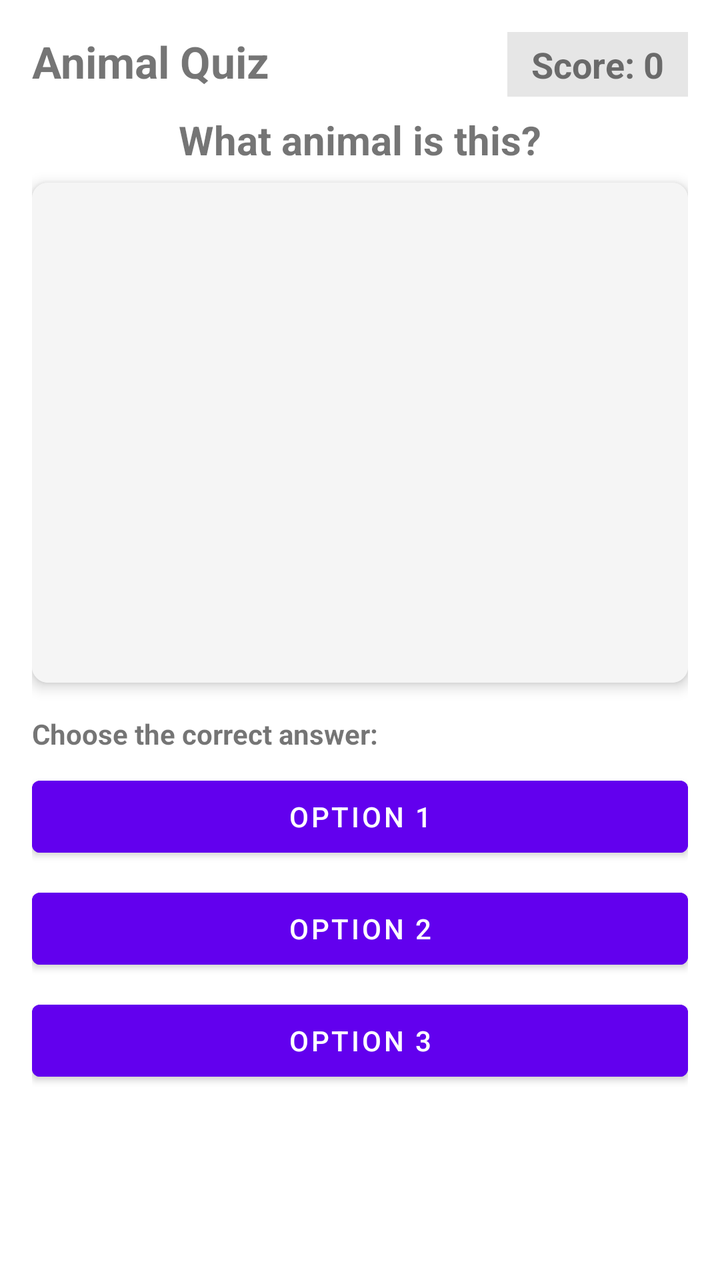
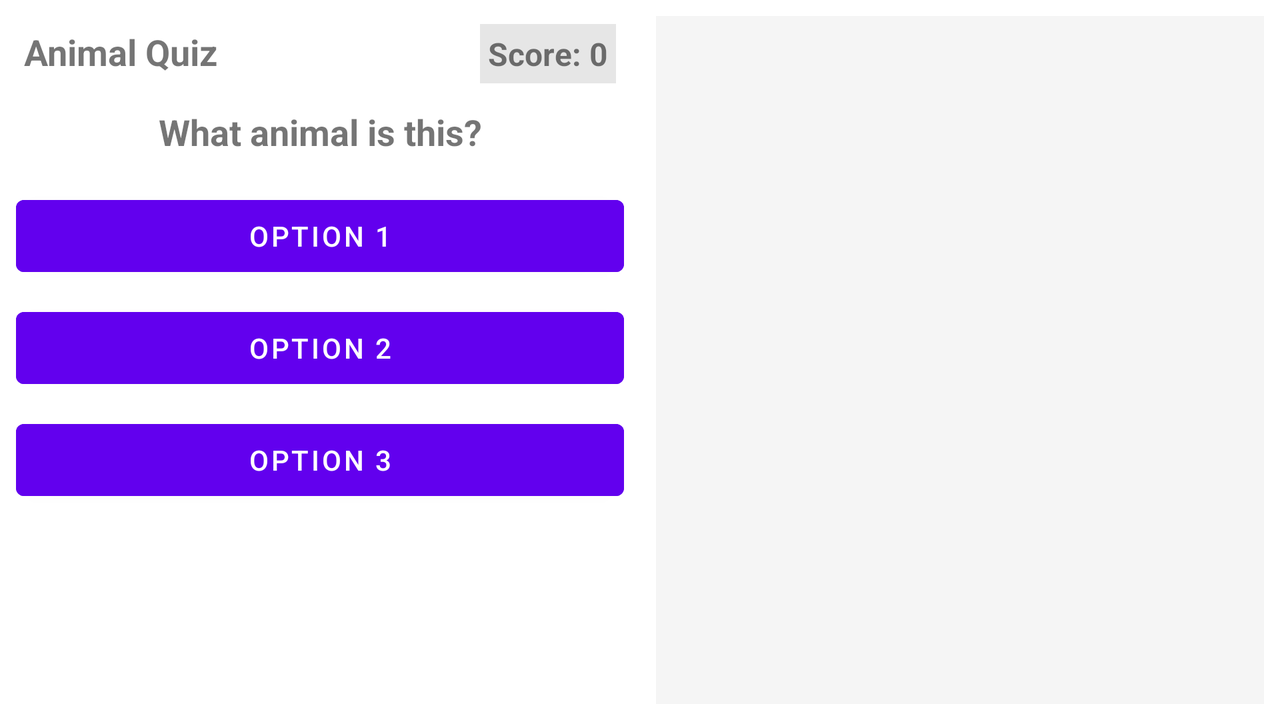

An Android layout and its configuration variant, each rendered on a device that would load it. The default file and the variant file are quoted in full after the pictures.
<!-- AndroidManifest.xml: application theme Theme.QuizzOblig2 -->
<!-- res/layout/fragment_quiz.xml -->
<?xml version="1.0" encoding="utf-8"?>
<LinearLayout xmlns:android="http://schemas.android.com/apk/res/android"
    xmlns:app="http://schemas.android.com/apk/res-auto"
    android:layout_width="match_parent"
    android:layout_height="match_parent"
    android:orientation="vertical">

    
    <LinearLayout
        android:layout_width="match_parent"
        android:layout_height="match_parent"
        android:orientation="vertical"
        android:padding="16dp">

        
        <LinearLayout
            android:layout_width="match_parent"
            android:layout_height="wrap_content"
            android:orientation="horizontal"
            android:layout_marginBottom="8dp">

            <TextView
                android:layout_width="0dp"
                android:layout_height="wrap_content"
                android:layout_weight="1"
                android:text="Animal Quiz"
                android:textSize="22sp"
                android:textStyle="bold"/>

            <TextView
                android:id="@+id/textViewScore"
                android:layout_width="wrap_content"
                android:layout_height="wrap_content"
                android:text="Score: 0"
                android:textSize="18sp"
                android:textStyle="bold"
                android:background="#E6E6E6"
                android:paddingStart="12dp"
                android:paddingEnd="12dp"
                android:paddingTop="4dp"
                android:paddingBottom="4dp"/>
        </LinearLayout>

        
        <TextView
            android:id="@+id/textViewQuestion"
            android:layout_width="match_parent"
            android:layout_height="wrap_content"
            android:text="What animal is this?"
            android:textSize="20sp"
            android:textStyle="bold"
            android:gravity="center"
            android:layout_marginBottom="8dp"/>

        
        <androidx.cardview.widget.CardView
            android:layout_width="match_parent"
            android:layout_height="250dp"
            android:layout_marginBottom="16dp"
            app:cardCornerRadius="8dp"
            app:cardElevation="4dp">

            <ImageView
                android:id="@+id/imageViewQuestion"
                android:layout_width="match_parent"
                android:layout_height="match_parent"
                android:scaleType="fitCenter"
                android:padding="8dp"
                android:contentDescription="Quiz Image"
                android:background="#F5F5F5"/>
        </androidx.cardview.widget.CardView>

        
        <TextView
            android:layout_width="match_parent"
            android:layout_height="wrap_content"
            android:text="Choose the correct answer:"
            android:textStyle="bold"
            android:layout_marginBottom="8dp"/>

        <Button
            android:id="@+id/buttonOption1"
            android:layout_width="match_parent"
            android:layout_height="wrap_content"
            android:text="Option 1"
            android:backgroundTint="#6200EE"
            android:layout_marginBottom="8dp"/>

        <Button
            android:id="@+id/buttonOption2"
            android:layout_width="match_parent"
            android:layout_height="wrap_content"
            android:text="Option 2"
            android:backgroundTint="#6200EE"
            android:layout_marginBottom="8dp"/>

        <Button
            android:id="@+id/buttonOption3"
            android:layout_width="match_parent"
            android:layout_height="wrap_content"
            android:text="Option 3"
            android:backgroundTint="#6200EE"/>
    </LinearLayout>
</LinearLayout>
<!-- resources referenced by this layout -->
<resources>
  <style name="Theme.QuizzOblig2" parent="Theme.MaterialComponents.DayNight.DarkActionBar">
          
          <item name="colorPrimary">@color/purple_500</item>
          <item name="colorPrimaryVariant">@color/purple_700</item>
          <item name="colorOnPrimary">@color/white</item>
          
          <item name="colorSecondary">@color/teal_200</item>
          <item name="colorSecondaryVariant">@color/teal_700</item>
          <item name="colorOnSecondary">@color/black</item>
          
          <item name="android:statusBarColor">?attr/colorPrimaryVariant</item>
          
      </style>
</resources>
<!-- res/layout-land/fragment_quiz.xml (the repository's variant of the layout above) -->
<!-- drawn on the phone turned sideways -->
<?xml version="1.0" encoding="utf-8"?>
<LinearLayout xmlns:android="http://schemas.android.com/apk/res/android"
    xmlns:app="http://schemas.android.com/apk/res-auto"
    android:layout_width="match_parent"
    android:layout_height="match_parent"
    android:orientation="horizontal">

    
    <LinearLayout
        android:layout_width="0dp"
        android:layout_height="match_parent"
        android:layout_weight="1"
        android:orientation="vertical"
        android:padding="8dp">

        
        <LinearLayout
            android:layout_width="match_parent"
            android:layout_height="wrap_content"
            android:orientation="horizontal"
            android:padding="4dp">

            <TextView
                android:layout_width="0dp"
                android:layout_height="wrap_content"
                android:layout_weight="1"
                android:text="Animal Quiz"
                android:textSize="18sp"
                android:textStyle="bold"/>

            <TextView
                android:id="@+id/textViewScore"
                android:layout_width="wrap_content"
                android:layout_height="wrap_content"
                android:text="Score: 0"
                android:textSize="16sp"
                android:textStyle="bold"
                android:background="#E6E6E6"
                android:padding="4dp"/>
        </LinearLayout>

        
        <TextView
            android:id="@+id/textViewQuestion"
            android:layout_width="match_parent"
            android:layout_height="wrap_content"
            android:text="What animal is this?"
            android:textSize="18sp"
            android:textStyle="bold"
            android:gravity="center"
            android:padding="8dp"/>

        
        <Button
            android:id="@+id/buttonOption1"
            android:layout_width="match_parent"
            android:layout_height="wrap_content"
            android:text="Option 1"
            android:backgroundTint="#6200EE"
            android:layout_marginTop="8dp"
            android:layout_marginBottom="8dp"/>

        <Button
            android:id="@+id/buttonOption2"
            android:layout_width="match_parent"
            android:layout_height="wrap_content"
            android:text="Option 2"
            android:backgroundTint="#6200EE"
            android:layout_marginBottom="8dp"/>

        <Button
            android:id="@+id/buttonOption3"
            android:layout_width="match_parent"
            android:layout_height="wrap_content"
            android:text="Option 3"
            android:backgroundTint="#6200EE"/>
    </LinearLayout>

    
    <FrameLayout
        android:layout_width="0dp"
        android:layout_height="match_parent"
        android:layout_weight="1"
        android:padding="8dp">

        <ImageView
            android:id="@+id/imageViewQuestion"
            android:layout_width="match_parent"
            android:layout_height="match_parent"
            android:scaleType="fitCenter"
            android:contentDescription="Quiz Image"
            android:background="#F5F5F5"/>
    </FrameLayout>
</LinearLayout>
